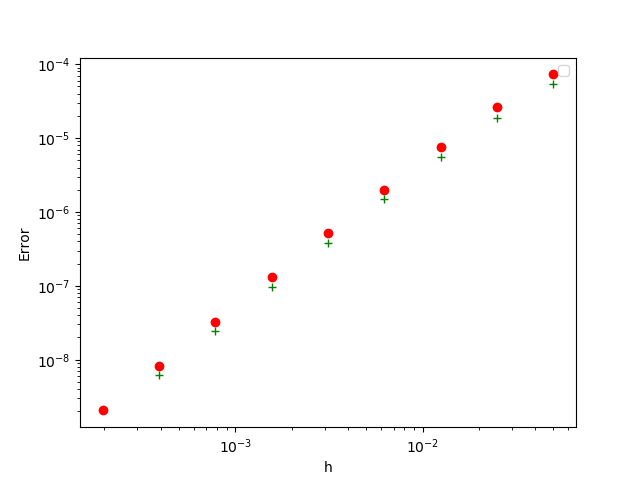

This figure's Python source:
from scipy.integrate import quad
from pylab import *
from matplotlib import pyplot as plt
import numpy

def func(t):
	m = 1/(1+(numpy.multiply(t, t)))
	return m

def x(k,a,h):
	n = a + k*h
    	return n

step=[0.05]
vec = (numpy.linspace(0,5,(5/step[-1]) +1))     			#this vector consists of the values through which our integration algorithm must pass for final answer

array = func(vec)
s = numpy.cumsum(array)

exact_integ = numpy.arctan(vec)

integ_1 = step[-1]*(s-0.5*(func(x(1,0,step[-1]))+array))

max_error = numpy.amax(integ_1)                                		#max_error initialized
true_error = np.amax(abs(exact_integ-integ_1))

estimate=list()                      				 	#list to store max_error
exact=[true_error]

while max_error > 1e-8:                           		 	#condition of >10^(-8)
    stepi=(step[-1])/2                        	 			#step size halved(last element of 'step' list)
    vec_new = (numpy.linspace(0,5,(5/stepi) +1))  		 	#new vector based on the new step size formed
    array_new = func(vec_new)
    s=numpy.cumsum(array_new)
    integ_2 = stepi*(s-0.5*(func(x(1,0,stepi))+array_new))       	#integral values at new step size formed
    tan_def = numpy.arctan(vec_new)
    comm = numpy.nonzero(numpy.in1d(vec_new,vec))[0]         		#getting indices of the common points between previous and new array
    integ_cmp = integ_2[comm]                             		#new array to store the intgrals at those common points with halved h value
    max_error = numpy.amax(abs(integ_1-integ_cmp))               	#finding max_error with difference(estimated error)
    true_error = numpy.amax(abs(integ_2-tan_def))
    estimate.append(max_error)                                		#appending the estimated error to array 'diff'
    exact.append(true_error)	
    integ_1 = integ_2                                     	 	#now for interation the inte_2 becomes inte_1
    vec = vec_new                                      		 	#vec_new becomes vec
    array = array_new                                      		#arr_new becomes arr
    step.append(stepi)

estimate.append(0)                                               	#this is the buffer value being appended becoz estim will end at one value less as it sees future error is less than    								threshold


plt.figure(0)
plt.plot(step,exact,'ro')
plt.plot(step,estimate,'g+')
plt.yscale("log")
plt.xscale("log")
plt.xlabel('h')
plt.ylabel('Error')
plt.legend(('Exact Error'),('Estimated Error'))
plt.show()
